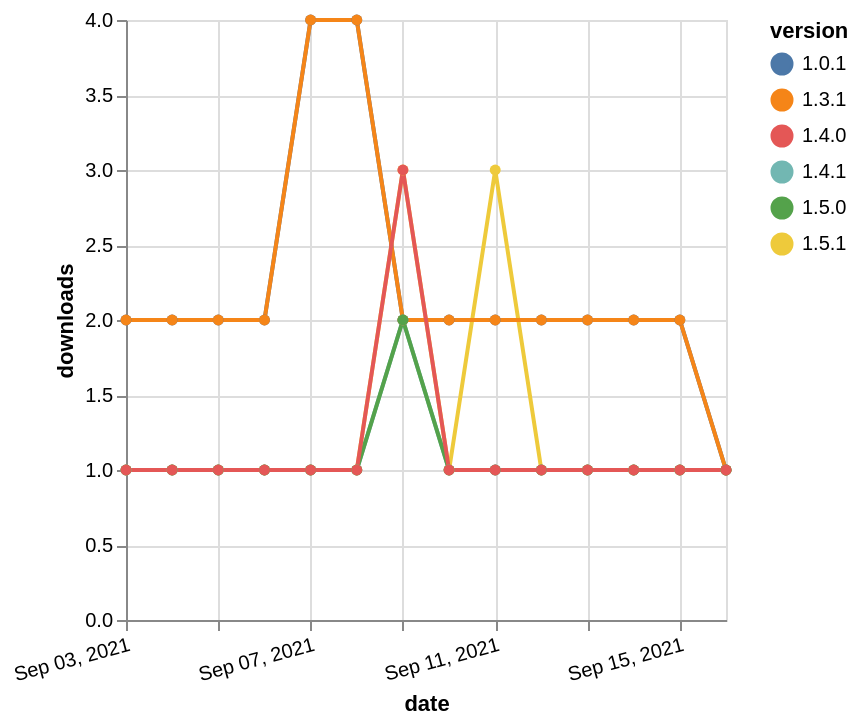

The Vega-Lite source for this figure:
### Vega-Lite specification from a JSON file in a GitHub repository (floating-point values rounded to 4 significant figures)
{"$schema": "https://vega.github.io/schema/vega-lite/v5.json", "description": "A simple bar chart with embedded data.", "data": {"values": [{"date": "2021-09-03", "total": 375, "delta": 1, "version": "1.5.1"}, {"date": "2021-09-04", "total": 376, "delta": 1, "version": "1.5.1"}, {"date": "2021-09-05", "total": 377, "delta": 1, "version": "1.5.1"}, {"date": "2021-09-06", "total": 378, "delta": 1, "version": "1.5.1"}, {"date": "2021-09-07", "total": 379, "delta": 1, "version": "1.5.1"}, {"date": "2021-09-08", "total": 380, "delta": 1, "version": "1.5.1"}, {"date": "2021-09-09", "total": 383, "delta": 3, "version": "1.5.1"}, {"date": "2021-09-10", "total": 384, "delta": 1, "version": "1.5.1"}, {"date": "2021-09-11", "total": 387, "delta": 3, "version": "1.5.1"}, {"date": "2021-09-12", "total": 388, "delta": 1, "version": "1.5.1"}, {"date": "2021-09-13", "total": 389, "delta": 1, "version": "1.5.1"}, {"date": "2021-09-14", "total": 390, "delta": 1, "version": "1.5.1"}, {"date": "2021-09-15", "total": 391, "delta": 1, "version": "1.5.1"}, {"date": "2021-09-16", "total": 392, "delta": 1, "version": "1.5.1"}, {"date": "2021-09-03", "total": 3396, "delta": 2, "version": "1.0.1"}, {"date": "2021-09-04", "total": 3398, "delta": 2, "version": "1.0.1"}, {"date": "2021-09-05", "total": 3400, "delta": 2, "version": "1.0.1"}, {"date": "2021-09-06", "total": 3402, "delta": 2, "version": "1.0.1"}, {"date": "2021-09-07", "total": 3406, "delta": 4, "version": "1.0.1"}, {"date": "2021-09-08", "total": 3410, "delta": 4, "version": "1.0.1"}, {"date": "2021-09-09", "total": 3412, "delta": 2, "version": "1.0.1"}, {"date": "2021-09-10", "total": 3414, "delta": 2, "version": "1.0.1"}, {"date": "2021-09-11", "total": 3416, "delta": 2, "version": "1.0.1"}, {"date": "2021-09-12", "total": 3418, "delta": 2, "version": "1.0.1"}, {"date": "2021-09-13", "total": 3420, "delta": 2, "version": "1.0.1"}, {"date": "2021-09-14", "total": 3422, "delta": 2, "version": "1.0.1"}, {"date": "2021-09-15", "total": 3424, "delta": 2, "version": "1.0.1"}, {"date": "2021-09-16", "total": 3425, "delta": 1, "version": "1.0.1"}, {"date": "2021-09-03", "total": 299, "delta": 1, "version": "1.4.1"}, {"date": "2021-09-04", "total": 300, "delta": 1, "version": "1.4.1"}, {"date": "2021-09-05", "total": 301, "delta": 1, "version": "1.4.1"}, {"date": "2021-09-06", "total": 302, "delta": 1, "version": "1.4.1"}, {"date": "2021-09-07", "total": 303, "delta": 1, "version": "1.4.1"}, {"date": "2021-09-08", "total": 304, "delta": 1, "version": "1.4.1"}, {"date": "2021-09-09", "total": 306, "delta": 2, "version": "1.4.1"}, {"date": "2021-09-10", "total": 307, "delta": 1, "version": "1.4.1"}, {"date": "2021-09-11", "total": 308, "delta": 1, "version": "1.4.1"}, {"date": "2021-09-12", "total": 309, "delta": 1, "version": "1.4.1"}, {"date": "2021-09-13", "total": 310, "delta": 1, "version": "1.4.1"}, {"date": "2021-09-14", "total": 311, "delta": 1, "version": "1.4.1"}, {"date": "2021-09-15", "total": 312, "delta": 1, "version": "1.4.1"}, {"date": "2021-09-16", "total": 313, "delta": 1, "version": "1.4.1"}, {"date": "2021-09-03", "total": 2707, "delta": 2, "version": "1.3.1"}, {"date": "2021-09-04", "total": 2709, "delta": 2, "version": "1.3.1"}, {"date": "2021-09-05", "total": 2711, "delta": 2, "version": "1.3.1"}, {"date": "2021-09-06", "total": 2713, "delta": 2, "version": "1.3.1"}, {"date": "2021-09-07", "total": 2717, "delta": 4, "version": "1.3.1"}, {"date": "2021-09-08", "total": 2721, "delta": 4, "version": "1.3.1"}, {"date": "2021-09-09", "total": 2723, "delta": 2, "version": "1.3.1"}, {"date": "2021-09-10", "total": 2725, "delta": 2, "version": "1.3.1"}, {"date": "2021-09-11", "total": 2727, "delta": 2, "version": "1.3.1"}, {"date": "2021-09-12", "total": 2729, "delta": 2, "version": "1.3.1"}, {"date": "2021-09-13", "total": 2731, "delta": 2, "version": "1.3.1"}, {"date": "2021-09-14", "total": 2733, "delta": 2, "version": "1.3.1"}, {"date": "2021-09-15", "total": 2735, "delta": 2, "version": "1.3.1"}, {"date": "2021-09-16", "total": 2736, "delta": 1, "version": "1.3.1"}, {"date": "2021-09-03", "total": 215, "delta": 1, "version": "1.5.0"}, {"date": "2021-09-04", "total": 216, "delta": 1, "version": "1.5.0"}, {"date": "2021-09-05", "total": 217, "delta": 1, "version": "1.5.0"}, {"date": "2021-09-06", "total": 218, "delta": 1, "version": "1.5.0"}, {"date": "2021-09-07", "total": 219, "delta": 1, "version": "1.5.0"}, {"date": "2021-09-08", "total": 220, "delta": 1, "version": "1.5.0"}, {"date": "2021-09-09", "total": 222, "delta": 2, "version": "1.5.0"}, {"date": "2021-09-10", "total": 223, "delta": 1, "version": "1.5.0"}, {"date": "2021-09-11", "total": 224, "delta": 1, "version": "1.5.0"}, {"date": "2021-09-12", "total": 225, "delta": 1, "version": "1.5.0"}, {"date": "2021-09-13", "total": 226, "delta": 1, "version": "1.5.0"}, {"date": "2021-09-14", "total": 227, "delta": 1, "version": "1.5.0"}, {"date": "2021-09-15", "total": 228, "delta": 1, "version": "1.5.0"}, {"date": "2021-09-16", "total": 229, "delta": 1, "version": "1.5.0"}, {"date": "2021-09-03", "total": 23887, "delta": 1, "version": "1.4.0"}, {"date": "2021-09-04", "total": 23888, "delta": 1, "version": "1.4.0"}, {"date": "2021-09-05", "total": 23889, "delta": 1, "version": "1.4.0"}, {"date": "2021-09-06", "total": 23890, "delta": 1, "version": "1.4.0"}, {"date": "2021-09-07", "total": 23891, "delta": 1, "version": "1.4.0"}, {"date": "2021-09-08", "total": 23892, "delta": 1, "version": "1.4.0"}, {"date": "2021-09-09", "total": 23895, "delta": 3, "version": "1.4.0"}, {"date": "2021-09-10", "total": 23896, "delta": 1, "version": "1.4.0"}, {"date": "2021-09-11", "total": 23897, "delta": 1, "version": "1.4.0"}, {"date": "2021-09-12", "total": 23898, "delta": 1, "version": "1.4.0"}, {"date": "2021-09-13", "total": 23899, "delta": 1, "version": "1.4.0"}, {"date": "2021-09-14", "total": 23900, "delta": 1, "version": "1.4.0"}, {"date": "2021-09-15", "total": 23901, "delta": 1, "version": "1.4.0"}, {"date": "2021-09-16", "total": 23902, "delta": 1, "version": "1.4.0"}]}, "width": "container", "mark": {"type": "line", "point": {"filled": true}}, "encoding": {"x": {"field": "date", "type": "temporal", "timeUnit": "yearmonthdate", "title": "date", "axis": {"labelAngle": -15}}, "y": {"field": "delta", "type": "quantitative", "title": "downloads"}, "color": {"field": "version", "type": "nominal"}, "tooltip": {"field": "delta"}}}
